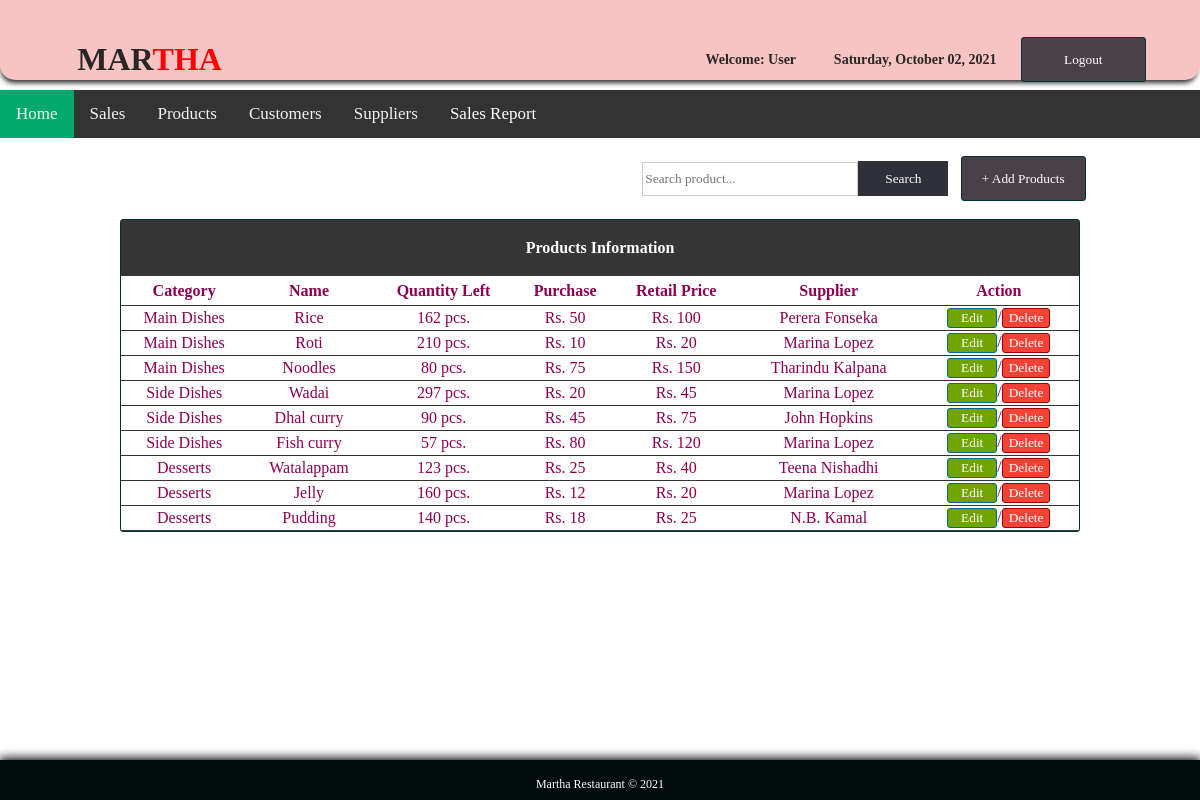
The page /products.php (signed in) on the database its author committed.
### tables this page shows
CREATE TABLE `products` (
  `id` int(11) NOT NULL,
  `category` varchar(100) NOT NULL,
  `name` varchar(100) NOT NULL,
  `quantity` int(11) NOT NULL,
  `purchase` int(11) NOT NULL,
  `retail` int(11) NOT NULL,
  `supplier` varchar(100) NOT NULL
);

### products.php (the view, shortened to what this page needs)
<!DOCTYPE html PUBLIC "-//W3C//DTD XHTML 1.0 Transitional//EN" "http://www.w3.org/TR/xhtml1/DTD/xhtml1-transitional.dtd">
<html xmlns="http://www.w3.org/1999/xhtml">
<head>
</head>
<link rel="stylesheet" type="text/css" href="css/css1.css">
<body>
<div id="container">
<div id="header">
<table cellspacing="0" width="100%" border="0" cellpadding="20px">
<tr>
	<td width="56%">
    <table width="41%" border="0" cellspacing="0" cellpadding="0">
	  <tr>
	  <th scope="col"><h1>MAR<span style="color:red;">THA</span></h1></th>
	    </tr>
	  </table></td>
    <td style="font-size:14px;">
      <table width="93%" border="0" cellspacing="0" cellpadding="0">
        <tr>
        	<th scope="col">Welcome: <?php echo $_SESSION['access'];?></th>
          	<th scope="col"><?php
			$Today = date('y:m:d',time());
			$new = date('l, F d, Y', strtotime($Today));
			echo $new;
			?></th>
          	<th scope="col" width="20px"><a href="logout.php">
            <input type="button" id="btnadd" value="Logout" align="middle" />
          	</a></th>
        </tr>
  </table></td>
    </tr>
</table>
</div>
<br><br><br><br><br>
<div class="topnav" id="myTopnav">
  <a href="index.php" class="active">Home</a>
  <a href="sales.php">Sales</a>
  <a href="products.php">Products</a>
  <a href="customers.php">Customers</a>
  <a href="supplier.php">Suppliers</a>
  <div class="dropdown">
    <button class="dropbtn">Sales Report
    </button>
  </div>
</div>
<br>
<table width="83%" border="0" align="center" cellpadding="0" cellspacing="0">
      <tr>
        <td width="741" align="right">
        <form action="result_products.php" method="get" ecntype="multipart/data-form">
        <input type="text" name="query" style="border:1px solid #CCC; color: #333; width:210px; height:30px; font-family: 'Comic Sans MS', cursive;" placeholder="Search product..." /><input type="submit" id="btnsearch" value="Search" name="search" />
        </form>
        </td>
        <td width="131" height="37">
        <a href="javascript:void(0)" onclick="toggle_visibility('popup-box1')"><input type="button" id="btnadd" value="+ Add Products" /></a>
        </td>
      </tr>
    </table></th>
  <br>
  <tr>
    <td>
    <table border="0" cellpadding="0" cellspacing="0" align="center" width="80%" style="border:1px solid #033; color:#8c0052; " >
     <tr>
     <th colspan="7" align="center" height="55px" style="border-bottom:1px solid #363636; background: #363636; color:#FFF;"> Products Information	</th>
    </tr>
      <tr height="30px">
        <th style="border-bottom:1px solid #333;"> Category </th>
        <th style="border-bottom:1px solid #333;"> Name </th>
        <th style="border-bottom:1px solid #333;"> Quantity Left </th>
        <th style="border-bottom:1px solid #333;"> Purchase </th>
        <th style="border-bottom:1px solid #333;"> Retail Price</th>
        <th style="border-bottom:1px solid #333;"> Supplier </th>
        <th style="border-bottom:1px solid #333;"> Action </th>
      </tr>
       <?php
require('config.php');
$query="SELECT * FROM products";
$result=mysqli_query($db_link, $query);
while ($row=mysqli_fetch_array($result)){?>
      <tr align="center" style="height:25px">
      	<td style="border-bottom:1px solid #333;"> <?php echo $row['category']; ?> </td>
        <td style="border-bottom:1px solid #333;"> <?php echo $row['name']; ?> </td>
        <td style="border-bottom:1px solid #333;"> <?php echo $row['quantity']; ?> pcs. </td>
        <td style="border-bottom:1px solid #333;">Rs. <?php echo $row['purchase']; ?> </td>
        <td style="border-bottom:1px solid #333;">Rs. <?php echo $row['retail']; ?> </td>
        <td style="border-bottom:1px solid #333;"> <?php echo $row['supplier']; ?> </td>
        <td style="border-bottom:1px solid #333;">
        <a href="edit_item.php?id=<?php echo md5($row['id']);?>"><input type="button" value="Edit" style="width:50px; height:20; color:#FFF; background:#72a400; font-family: 'Comic Sans MS', cursive; border:1px solid #069; border-radius:3px;"></a>/<a href="delete_item.php?id=<?php echo md5($row['id']);?>"><input type="button" value="Delete" style="width:15; height:20; color:#FFF; font-family:'Comic Sans MS', cursive; background: #f44336; border:1px solid #900; border-radius:3px;"></a>
        </td>
      </tr>
   <?php
}?>
    </table>
  </td>
  </tr>
<br><br><br>
<div id="footer">
<table border="0" cellpadding="15px" align="center"; style="size: 12px; font-family: 'Comic Sans MS', cursive; color: #FFF; font-size: 12px;">
<tr>
	<td>
  Martha Restaurant &copy; 2021
    </td>
</tr>
</table>
</div>
</div>
</body>
</html>

### css/css1.css (style rules this page uses)
html { font-family: "Comic sans MS", cursive; color: rgb(41, 38, 37); height:100%; margin:0; padding:0; -webkit-background-size: cover; -moz-background-size: cover; -o-background-size: cover; background-size: cover; }
body { margin:0; font-size:16px; height:100%; margin:0; padding:0; background:url(../images/bg_food.jpg) no-repeat center fixed; -webkit-background-size: cover; -moz-background-size: cover; -o-background-size: cover; background-size: cover; }
#container { height:100px; width: auto; margin:0 auto; }
#header { box-shadow: -1px 5px 5px -2px #333333; position:fixed; width:100%; height:80px; border-radius:0px 0px 15px 15px; background-color:rgb(247, 195, 195); }
#footer { clear: both; background: rgb(1, 12, 12); height: 40px; width: 100%; position: fixed; left: 0px; bottom: 0px; text-align: center; box-shadow:0px -1px 10px 1px #000; }
#btnsearch { border:1px solid #333; background: rgb(48, 48, 58); height:35px; width:90px; color: #FFF; font-family:"Comic Sans MS", cursive; }
#btnadd { border:1px solid #033; background: rgb(73, 64, 72); border-radius:3px; height:45px; width:125px; color: #FFF; font-family:"Comic Sans MS", cursive; }
a:link { color:#FFF; text-decoration: none; }
table { border-radius:3px; text-align: center; }
.topnav { overflow: hidden; background-color: #333; }
.topnav a { float: left; display: block; color: #f2f2f2; text-align: center; padding: 14px 16px; text-decoration: none; font-size: 17px; }
.active { background-color: #04AA6D; color: white; }
.dropdown { float: left; overflow: hidden; }
.dropdown .dropbtn { font-size: 17px; border: none; outline: none; color: white; padding: 14px 16px; background-color: inherit; font-family: inherit; margin: 0; }

### rows shown on the page
products: category "Main Dishes", name "Rice", quantity "162", purchase "50", retail "100", supplier "Perera Fonseka"
products: category "Main Dishes", name "Roti", quantity "210", purchase "10", retail "20", supplier "Marina Lopez"
products: category "Main Dishes", name "Noodles", quantity "80", purchase "75", retail "150", supplier "Tharindu Kalpana"
products: category "Side Dishes", name "Wadai", quantity "297", purchase "20", retail "45", supplier "Marina Lopez"
products: category "Side Dishes", name "Dhal curry", quantity "90", purchase "45", retail "75", supplier "John Hopkins"
products: category "Side Dishes", name "Fish curry", quantity "57", purchase "80", retail "120", supplier "Marina Lopez"
products: category "Desserts", name "Watalappam", quantity "123", purchase "25", retail "40", supplier "Teena Nishadhi"
products: category "Desserts", name "Jelly", quantity "160", purchase "12", retail "20", supplier "Marina Lopez"
products: category "Desserts", name "Pudding", quantity "140", purchase "18", retail "25", supplier "N.B. Kamal"

### other values the page prints
$_SESSION['access'] "User"
